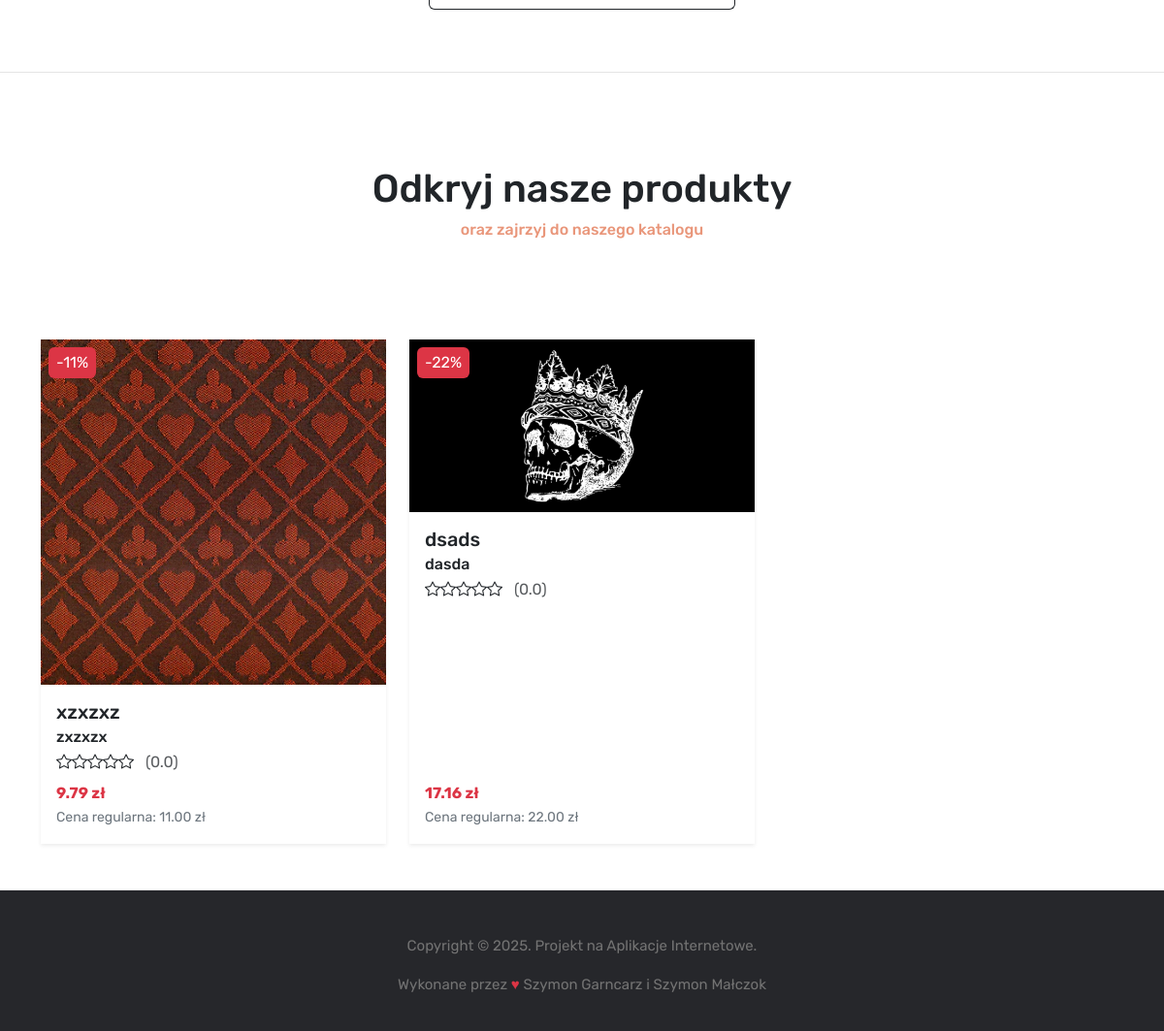
The app's page / (lower part), older data.
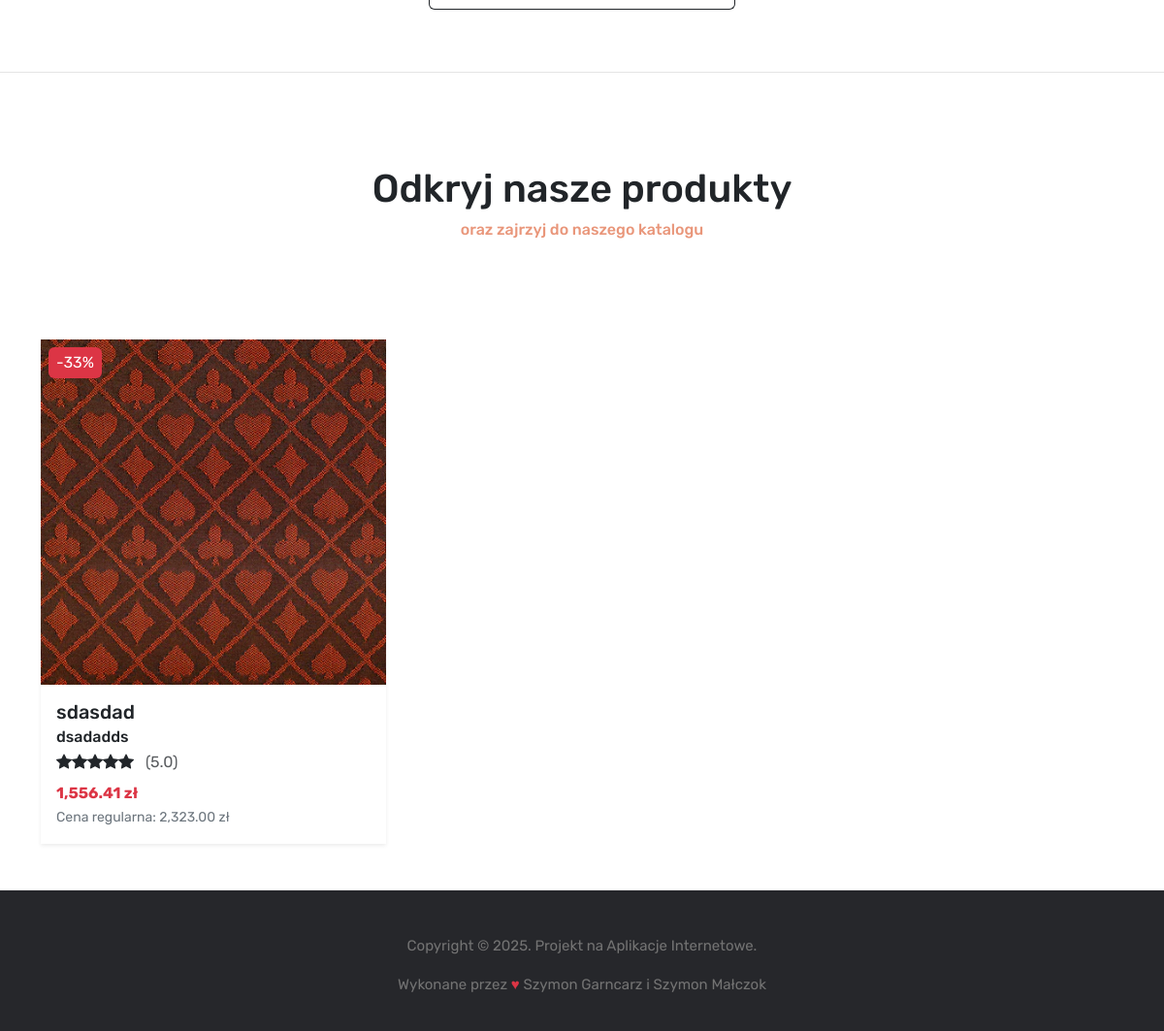
The same page, newer data.
### tables this page shows
CREATE TABLE `produkty` (
  `id` int(11) NOT NULL,
  `nazwa` varchar(50) NOT NULL,
  `opis` text NOT NULL,
  `kolor_id` int(11) DEFAULT NULL,
  `id_kategorii` int(11) NOT NULL,
  `ilosc` int(11) NOT NULL,
  `cena` float NOT NULL,
  `img_path` varchar(255) NOT NULL,
  `znizka` int(11) NOT NULL,
  `ocena` decimal(2,1) NOT NULL
);

### index.php (the view, shortened to what this page needs)
<!DOCTYPE html>
<html lang="pl">
<head>
  <?php include 'structure/header.php'; ?>
</head>
<body>
  <?php include 'structure/nav.php'; ?>
  <section>
    <div class="container p-5">
      <div class="row g-5 mt-2">
        <div class="col-12 col-md-6 col-lg-4">
        </div>
        <div class="col-12 col-md-6 col-lg-4">
          <div class="card border-dark border-top-0">
            <div class="card-body">
            </div>
          </div>
        </div>
        <div class="col-12 col-md-6 col-lg-4">
        </div>
  </section>
  <article>
    <div class="mb-4">
      <hr data-content="AND" class="hr-text">
    </div>
    <div class="container mt-5">
      <div class="row py-5">
        <div class="col-lg-8 m-auto text-center">
          <h1>Odkryj nasze produkty</h1>
          <h6 style="color: darksalmon;">oraz zajrzyj do naszego katalogu</h6>
        </div>
      </div>
    </div>
    <div class="container py-5">
      <div class="row row-cols-1 row-cols-md-3 g-4">
        <?php
        $prod_res = mysqli_query($conn, "SELECT id, nazwa, opis, cena, znizka, ocena, img_path FROM produkty ORDER BY RAND() LIMIT 3");
        while ($prod = mysqli_fetch_assoc($prod_res)):
        ?>
        <div class="col d-flex">
          <div class="product-card shadow-sm h-100 d-flex flex-column">
            <div class="position-relative">
              <a href="product_card.php?id=<?= $prod['id'] ?>">
                <img src="zdjecia/produkty/<?= htmlspecialchars($prod['img_path']) ?>" class="product-image w-100" alt="<?= htmlspecialchars($prod['nazwa']) ?>">
              </a>
              <?php if ($prod['znizka'] > 0): ?>
                <span class="discount-badge bg-danger text-white position-absolute top-0 start-0 m-2 px-2 py-1 rounded">
                  -<?= (int)$prod['znizka'] ?>%
                </span>
              <?php endif; ?>
            </div>
            <div class="p-3 flex-grow-1 d-flex flex-column">
              <h5 class="mb-1 header"><?= htmlspecialchars($prod['nazwa']) ?></h5>
              <h6 class="mb-1 header-child"><?= htmlspecialchars($prod['opis']) ?></h6>
              <div class="rating-stars mb-2">
                <?php
                $ocena = (float)$prod['ocena'];
                for ($i = 1; $i <= 5; $i++) {
                  if ($ocena >= $i) echo '<i class="bi bi-star-fill"></i>';
                  elseif ($ocena >= $i - 0.5) echo '<i class="bi bi-star-half"></i>';
                  else echo '<i class="bi bi-star"></i>';
                }
                ?>
                <span class="text-muted ms-2">(<?= number_format($ocena, 1) ?>)</span>
              </div>
              <div class="mt-auto">
                <div class="d-flex justify-content-between align-items-center">
                  <span class="price<?= $prod['znizka'] > 0 ? ' text-danger fw-bold' : '' ?>">
                      <?= number_format($prod['cena'] * (1 - $prod['znizka']/100), 2) ?> zł
                  </span>
                </div>
                <small class="text-secondary">Cena regularna: <?= number_format($prod['cena'], 2) ?> zł</small>
              </div>
            </div>
          </div>
        </div>
        <?php endwhile; ?>
      </div>
    </div>
  </article>
  <?php include 'structure/footer.php'; ?>
</body>
</html>

Row changes from the older to the newer data that the page shows:
removed produkty: img_path (picture), znizka "11", nazwa "xzxzxz", opis "zxzxzx", ocena "0.0", $prod['cena'] * (1 - $prod['znizka']/100) "9.79", cena "11.00"
removed produkty: img_path (picture), znizka "22", nazwa "dsads", opis "dasda", ocena "0.0", $prod['cena'] * (1 - $prod['znizka']/100) "17.16", cena "22.00"
added produkty: img_path (picture), znizka "33", nazwa "sdasdad", opis "dsadadds", ocena "5.0", $prod['cena'] * (1 - $prod['znizka']/100) "1,556.41", cena "2,323.00"
